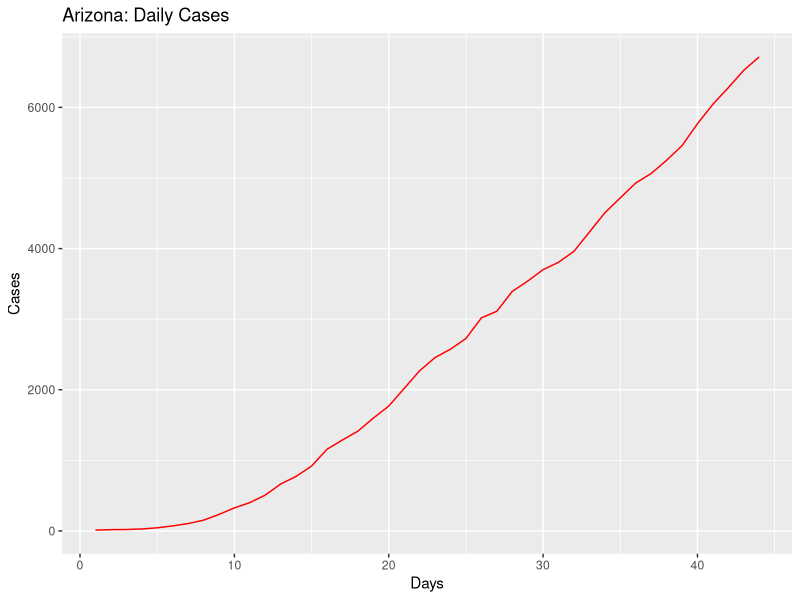
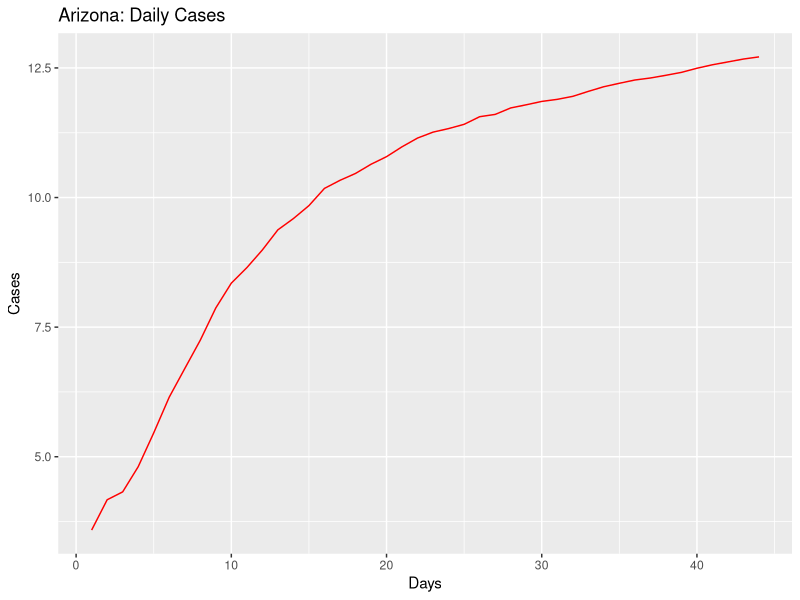
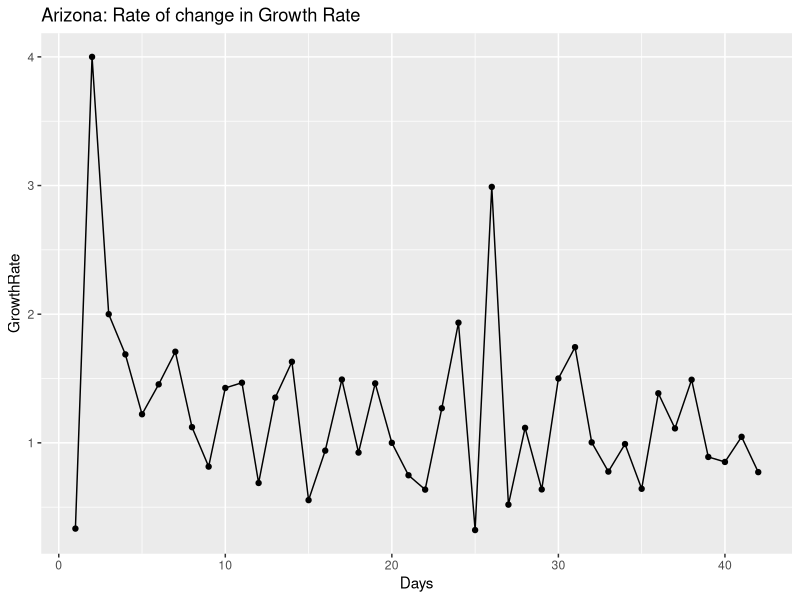
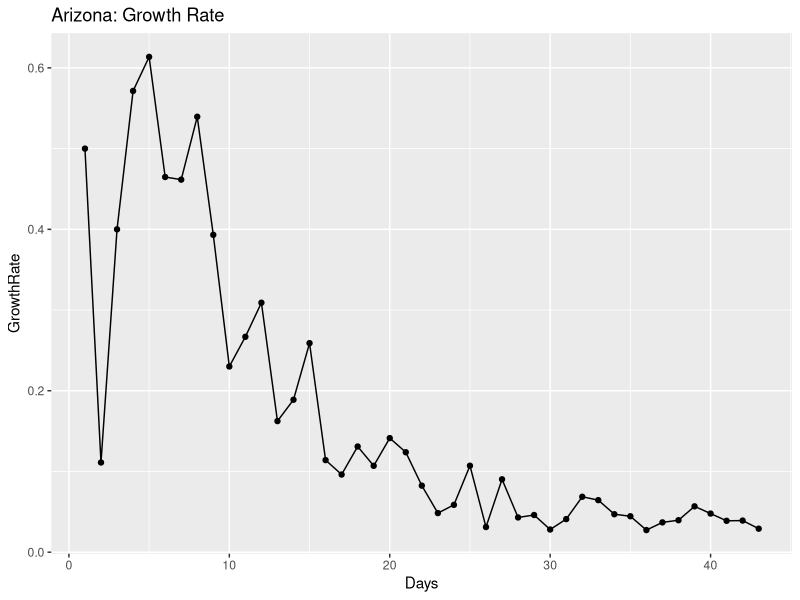
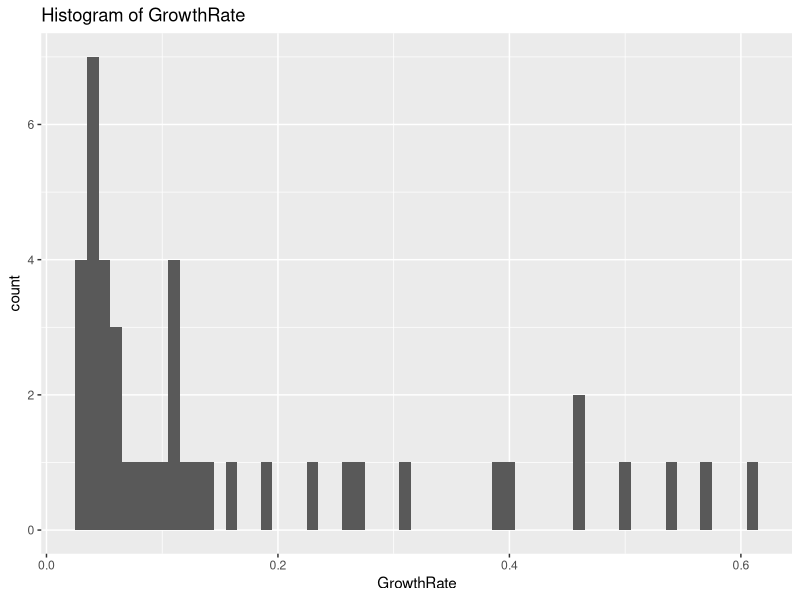
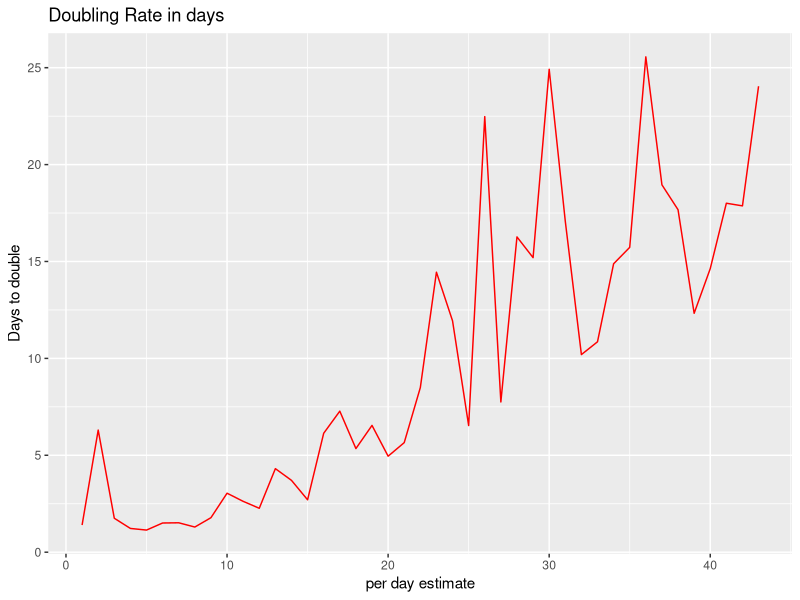
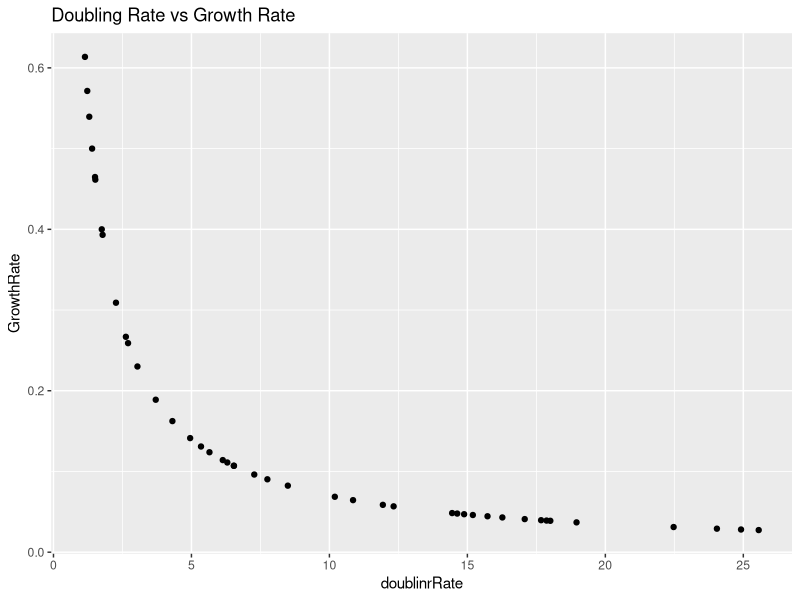
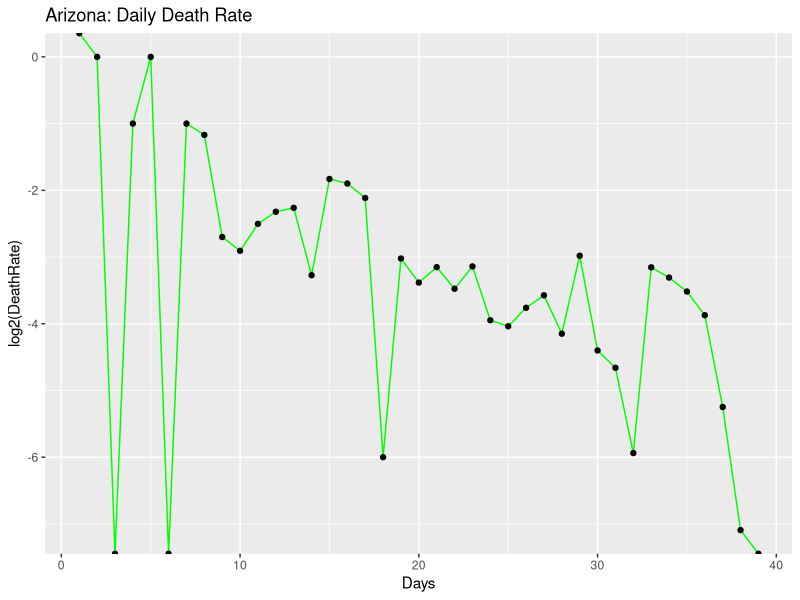

Generate these figures, in order, with R:
## ---- chunk 1
knitr::opts_chunk$set(echo = TRUE)
## ---- chunk 2
library(ggplot2)
library(gridExtra)
library(dplyr)

coronaGrowth <- function(absoluteNumbers){
  growthfactor <- NULL
  absgrowth <- NULL
  for(i in 1:length(absoluteNumbers))
  {
    #print((absoluteNumbers[i]-absoluteNumbers[i+1]/absoluteNumbers[i+1])/absoluteNumbers[i+1])
    growthfactor[i] <- ((absoluteNumbers[i]-absoluteNumbers[i+1]))/(absoluteNumbers[i+1]-absoluteNumbers[i+2])  
    #growthfactor[i] <- ((absoluteNumbers[i]-absoluteNumbers[i+1]))/(absolutenumbers[i])
  }
  
  return (rev(growthfactor))
}

DailyGrowthRate <- function(absoluteNumbers)
{
  growthfactor <- NULL
  absgrowth <- NULL
  for(i in 1:length(absoluteNumbers))
  {
    #print((absoluteNumbers[i]-absoluteNumbers[i+1]/absoluteNumbers[i+1])/absoluteNumbers[i+1])
    growthfactor[i] <- ((absoluteNumbers[i]/absoluteNumbers[i+1]))-1 
    #growthfactor[i] <- ((absoluteNumbers[i]-absoluteNumbers[i+1]))/(absolutenumbers[i])
  }
  
  return (rev(growthfactor))  
}

DoublingRate <- function(absoluteNumbers)
{
  doublingrRate <- NULL
  cumsum <- NULL
  for(i in 1:length(absoluteNumbers))
  {
    
    doublingrRate[i] <- (70/(absoluteNumbers[i]*100))
    
  }
  return ((doublingrRate))  
}

#Calculate the mean and median growth rate:
MeanMediangrowthrate <- function(dataTrend1)
{
  MeanGRTrend <- NULL
  MedianGRTrend <- NULL
  
  for(i in 1:length(dataTrend1$GrowthRate))
  {
    MedianGRTrend[i] <- median(dataTrend1[1:i,"GrowthRate"])
    MeanGRTrend[i] <- mean(dataTrend1[1:i,"GrowthRate"])
  }
  
  dataTrend1$MedianGRT = MedianGRTrend
  dataTrend1$MeanGRT = MeanGRTrend
  
  return(dataTrend1)

}

#Calculate ratio of newdeaths/newcases
newDeathstonewCases <- function(absolutenumbers,totaldeaths)
{
  newCases <- NULL
  newDeaths <- NULL
  for(i in 1:length(absolutenumbers))
  {
    if(i == length(absolutenumbers))
    {
      print("reached the end")
    }else{
     newDeaths[i] = (totaldeaths[i]-totaldeaths[i+1])
     newCases[i] = (absolutenumbers[i]-absolutenumbers[i+1]) 
    }
  }
  

  days <- seq(2:length(absolutenumbers))
 return(data.frame( newDeaths = rev(newDeaths),newCases = rev(newCases),Days = days))
 
}

#Calculate ratio of deaths to totalCases
totalDeathstoCases <- function(absolutenumbers,totaldeaths)
{
  ratio <- NULL
  for(i in 1:length(absolutenumbers))
  {

     ratio[i] = (totaldeaths[i])/(absolutenumbers[i]) 
  }
  
  return(rev(ratio))
}
## ---- chunk 3
#Arizona

absolutenumbers <- c(6716,6526,6280,6045,5769,5459,5251,5064,4929,4719,4507,4234,3962,3806,3702,3539,3393,3112,3018,2726,2575,2456,2269,2019,1769,1598,1413,1289,1157,919,773,665,508,401,326,234,152,104,71,44,28,20,18,12)

totaldeaths <- c(275,275,273,266,249,229,208,187,184,177,169,150,142,131,122,115,108,97,89,80,73,65,64,52,41,32,29,24,20,17,15,13,9,6,6,3,2,2,1,0,0,0,0,0)

#America
#absolutenumbers <- c(101.7*1000,83.8*1000,65.8*1000,53.7*1000,43.8*1000,33.3*1000,25*1000,19*1000,13.7*1000,7.8*1000,6.4*1000,4.6*1000,3.5*1000,2.7*1000)
## ---- chunk 4
growthrate <- na.exclude(coronaGrowth(absolutenumbers))
days <- seq(1:length(growthrate))
dataTrend <- data.frame(GrowthRate = growthrate,Days = days)
print(dataTrend)
p1 <- ggplot(data=dataTrend, aes(x=Days, y=GrowthRate, group=1)) +ggtitle("Arizona: Rate of change in Growth Rate")+
  geom_line()+
  geom_point()

print(dataTrend)
#print(dataTrend1)




growthrate1 <- na.exclude(DailyGrowthRate(absolutenumbers))
doublingrate1 <- na.exclude(DoublingRate(growthrate1))
days1 <- seq(1:length(growthrate1))
dataTrend1 <- data.frame(GrowthRate = growthrate1,Days = days1,doublinrRate = doublingrate1)
print(dataTrend1)
multiplier <- tail(dataTrend1, n = 1)
pred_val <- (head(absolutenumbers, n = 1)*multiplier[,"GrowthRate"])+head(absolutenumbers, n = 1)

p2 <- ggplot(data=dataTrend1, aes(x=Days, y=GrowthRate, group=1)) +ggtitle("Arizona: Growth Rate")+
  geom_line()+
  geom_point()

days <- seq(1:length(absolutenumbers))
growthrate <- append(growthrate, c(1,1),after = 0)
dataOriginal <- data.frame(Cases = rev(absolutenumbers), Days = days)
p3<- ggplot() +geom_line(data=dataOriginal, aes(x=Days, y=Cases,),color = "Red")+labs(title="Arizona: Daily Cases", y="Cases", x="Days")

p3_log<- ggplot() +geom_line(data=dataOriginal, aes(x=Days, y=log2(Cases)),color = "Red")+labs(title="Arizona: Daily Cases", y="Cases", x="Days")+
  #geom_line(data=dataOriginal, aes(x=Days+1, y=Prediction),color = "Blue")
  geom_point()



# Analyze growth rate to get interval of values
summary(dataTrend1$GrowthRate)
dataTrend1%>%select("GrowthRate")%>%summarise(meanGR = mean(GrowthRate), medianGR = median(GrowthRate), sdGR = sd(GrowthRate))
p4 <- ggplot(data = dataTrend1, aes(x = GrowthRate))+ggtitle("Histogram of GrowthRate")+geom_histogram(binwidth = 0.01)


#Analyze the doubling rate
p5<- ggplot() +geom_line(data=dataTrend1, aes(x=Days, y=doublinrRate),color = "Red")+labs(title="Doubling Rate in days", y="Days to double", x ="per day estimate")+
  #geom_line(data=dataOriginal, aes(x=Days+1, y=Prediction),color = "Blue")
  geom_point()

#Scatter plor of Growthrate versus Doubling Rate
p6 <- ggplot()+geom_point(data = dataTrend1, aes(x = doublinrRate, y = GrowthRate))+labs(title = "Doubling Rate vs Growth Rate")

dataTrend1 <- MeanMediangrowthrate(dataTrend1 = dataTrend1)

#Median growth rate trend 
#Median growth rate trend 
p7 <- ggplot()+geom_line(data = dataTrend1, aes(x = Days, y = MedianGRT),color = "Blue")+labs(title = "Arizona Median(BLUE)VsMean(RED) Growth Rate")+geom_line(data=dataTrend1, aes(x=Days , y=MeanGRT),color = "Red")


deathrate1 <- na.exclude(DailyGrowthRate(totaldeaths))
doublingdeathrate1 <- na.exclude(DoublingRate(deathrate1))
days1 <- seq(1:length(deathrate1))
dataDeathTrend1 <- data.frame(DeathRate = deathrate1,Days = days1,doublinrRate = doublingdeathrate1)
#print(dataDeathTrend1)
#multiplier <- tail(totaldeaths, n = 1)
#pred_val <- (head(dataDeathTrend1, n = 1)*multiplier[,"DeathRate"])+head(dataDeathTrend1, n = 1)

p8 <- ggplot(data=dataDeathTrend1, aes(x=Days, y=log2(DeathRate), group=1)) +ggtitle("Arizona: Daily Death Rate")+
  geom_line(color = "Green")+
  geom_point()


rationewdeathtocases <- newDeathstonewCases(absolutenumbers,totaldeaths)

p9 <- ggplot(data=rationewdeathtocases, aes(x=Days, y=log2(newCases), group=1)) +ggtitle("Arizona:newCases(Orange)")+
  geom_line(color = "Orange")+geom_point()

totaldeathstocases <- totalDeathstoCases(absolutenumbers,totaldeaths)
days <- seq(1:length(absolutenumbers))
datatotaldeathstocasesTrend <- data.frame(ratio = totaldeathstocases,Days = days)
#Scatter plot of totalcases to totaldeaths
p10 <- ggplot(data=datatotaldeathstocasesTrend, aes(x=Days, y=ratio, group=1)) +ggtitle("Arizona: TotalDeaths/TotalCases")+
  geom_line(color = "Yellow")+
  geom_point()

#Confidence Interval for mean population GrowthRate:
meanGR = mean(dataTrend1$GrowthRate)
sdGR = sd(dataTrend1$GrowthRate)

uppperlimitGR= meanGR+sdGR
lowerlimitGR = meanGR-sdGR

#Predictions based on: Current Growth Rate, MeanGrowth Rate, Upper GrowthRate, Lower GrowthRate
pred_val_Current <- (head(absolutenumbers, n = 1)*multiplier[,"GrowthRate"])+head(absolutenumbers, n = 1)
pred_val_MeanGR <- (head(absolutenumbers, n = 1)*meanGR)+head(absolutenumbers, n = 1)
pred_val_upperGR <- (head(absolutenumbers, n = 1)*uppperlimitGR)+head(absolutenumbers, n = 1)
pred_val_lowerGR <- (head(absolutenumbers, n = 1)*lowerlimitGR)+head(absolutenumbers, n = 1)

print("Current GR:")
print(multiplier[,"GrowthRate"])
print(pred_val_Current)

print("Mean GR:")
print(meanGR)
print(pred_val_MeanGR)

print("Upperlimit GR:")
print(uppperlimitGR)
print(pred_val_upperGR)

print("Lowerlimit GR:")
print(lowerlimitGR)
print(pred_val_lowerGR)

#Doubling rate:-
DRCurrent <- round(70/(meanGR*100),digits = 0)
DRMedian <- round(70/(median(dataTrend1$GrowthRate)*100),digits = 0)
latestDRCurrent <- round(tail(dataTrend1$doublinrRate,n=1),digits = 0)

## ---- chunk 5
#grid.arrange(p3,p3_log,p1,p2,p4,p5,p6,nrow = 4, ncol = 2)
print(p3)
print(p3_log)
print(p1)
print(p2)
print(p4)
print(p5)
print(p6)
print(p8)
print(p9)
print(p10)
print(p7)
## ---- chunk 6
library(ggplot2)
library(gridExtra)
library(dplyr)

coronaGrowth <- function(absoluteNumbers){
  growthfactor <- NULL
  absgrowth <- NULL
  for(i in 1:length(absoluteNumbers))
  {
    #print((absoluteNumbers[i]-absoluteNumbers[i+1]/absoluteNumbers[i+1])/absoluteNumbers[i+1])
    growthfactor[i] <- ((absoluteNumbers[i]-absoluteNumbers[i+1]))/(absoluteNumbers[i+1]-absoluteNumbers[i+2])  
    #growthfactor[i] <- ((absoluteNumbers[i]-absoluteNumbers[i+1]))/(absolutenumbers[i])
  }
  
  return (rev(growthfactor))
}

DailyGrowthRate <- function(absoluteNumbers)
{
  growthfactor <- NULL
  absgrowth <- NULL
  for(i in 1:length(absoluteNumbers))
  {
    #print((absoluteNumbers[i]-absoluteNumbers[i+1]/absoluteNumbers[i+1])/absoluteNumbers[i+1])
    growthfactor[i] <- ((absoluteNumbers[i]/absoluteNumbers[i+1]))-1 
    #growthfactor[i] <- ((absoluteNumbers[i]-absoluteNumbers[i+1]))/(absolutenumbers[i])
  }
  
  return (rev(growthfactor))  
}

DoublingRate <- function(absoluteNumbers)
{
  doublingrRate <- NULL
  cumsum <- NULL
  for(i in 1:length(absoluteNumbers))
  {
    
    doublingrRate[i] <- (70/(absoluteNumbers[i]*100))
    
  }
  return ((doublingrRate))  
}

#Calculate the mean and median growth rate:
MeanMediangrowthrate <- function(dataTrend1)
{
  MeanGRTrend <- NULL
  MedianGRTrend <- NULL
  
  for(i in 1:length(dataTrend1$GrowthRate))
  {
    MedianGRTrend[i] <- median(dataTrend1[1:i,"GrowthRate"])
    MeanGRTrend[i] <- mean(dataTrend1[1:i,"GrowthRate"])
  }
  
  dataTrend1$MedianGRT = MedianGRTrend
  dataTrend1$MeanGRT = MeanGRTrend
  
  return(dataTrend1)

}

# #Calculate ratio of newdeaths/newcases
# newDeathstonewCases <- function(absolutenumbers,totaldeaths)
# {
#   ratio <- NULL
#   for(i in 1:length(absolutenumbers))
#   {
#     if(i == length(absolutenumbers))
#     {
#       print("reached the end")
#     }else{
#      ratio[i] = (totaldeaths[i]-totaldeaths[i+1])/(absolutenumbers[i]-absolutenumbers[i+1]) 
#     }
#   }
#   
#   return(rev(ratio))
# }

#Calculate ratio of newdeaths/newcases
newDeathstonewCases <- function(absolutenumbers,totaldeaths)
{
  newCases <- NULL
  newDeaths <- NULL
  for(i in 1:length(absolutenumbers))
  {
    if(i == length(absolutenumbers))
    {
      print("reached the end")
    }else{
     newDeaths[i] = (totaldeaths[i]-totaldeaths[i+1])
     newCases[i] = (absolutenumbers[i]-absolutenumbers[i+1]) 
    }
  }
  

  days <- seq(2:length(absolutenumbers))
 return(data.frame( newDeaths = rev(newDeaths),newCases = rev(newCases),Days = days))
 
}

#Calculate ratio of deaths to totalCases
totalDeathstoCases <- function(absolutenumbers,totaldeaths)
{
  ratio <- NULL
  for(i in 1:length(absolutenumbers))
  {

     ratio[i] = (totaldeaths[i])/(absolutenumbers[i]) 
  }
  
  return(rev(ratio))
}

## ---- chunk 7
#Arizona
#absolutenumbers <- c(773,665,508,401,326,234,152,104,71,44,28,20,18,12)

#America

absolutenumbers <- c(1002963,975.798*1000,945.249*1000,903.775*1000,876.156*1000,831.086*1000,804.759*1000,792.913*1000,762.896*1000,726.856*1000,686.431*1000,654.343*1000,622.412*1000,591.285*1000,573.138*1000,545.934*1000,521.623*1000,489.646*1000,454.615*1000,418.451*1000,386.571*1000,355.834*1000,327.871*1000,300.432*1000,265.506*1000,235.281*1000,205.035*1000,176.518*1000,145.369*1000,133.094*1000,123.578*1000,101.7*1000,83.8*1000,65.8*1000,53.7*1000,43.8*1000,33.3*1000,25*1000,19*1000,13.7*1000,7.8*1000,6.4*1000,4.6*1000,3.5*1000,2.7*1000)

totaldeaths <- c(56387,54941,53243,50988,49648,46249,43995,42517,40495,38200,35578,33490,27549,24618,22930,21474,20057,18325,16691,14791,12851,10880,9622,8457,7127,6081,5107,4057,3143,2585,2222,1697,1296,1028,781,556,414,301,255,206,150,110,87,69,57,48,41,38,30,26,22,19,15,12,11,9,6,1,1)




## ---- chunk 8
growthrate <- na.exclude(coronaGrowth(absolutenumbers))
days <- seq(1:length(growthrate))
dataTrend <- data.frame(GrowthRate = growthrate,Days = days)
print(dataTrend)
p1 <- ggplot(data=dataTrend, aes(x=Days, y=GrowthRate, group=1)) +ggtitle("US: Rate of change in Growth Rate")+
  geom_line()+
  geom_point()

print(dataTrend)
#print(dataTrend1)




growthrate1 <- na.exclude(DailyGrowthRate(absolutenumbers))
doublingrate1 <- na.exclude(DoublingRate(growthrate1))
days1 <- seq(1:length(growthrate1))
dataTrend1 <- data.frame(GrowthRate = growthrate1,Days = days1,doublinrRate = doublingrate1)
print(dataTrend1)
multiplier <- tail(dataTrend1, n = 1)
pred_val <- (head(absolutenumbers, n = 1)*multiplier[,"GrowthRate"])+head(absolutenumbers, n = 1)

p2 <- ggplot(data=dataTrend1, aes(x=Days, y=GrowthRate, group=1)) +ggtitle("US: Growth Rate")+
  geom_line()+
  geom_point()

days <- seq(1:length(absolutenumbers))
growthrate <- append(growthrate, c(1,1),after = 0)
dataOriginal <- data.frame(Cases = rev(absolutenumbers), Days = days)
p3<- ggplot() +geom_line(data=dataOriginal, aes(x=Days, y=Cases,),color = "Red")+labs(title="US: Daily Cases", y="Cases", x="Days")

p3_log<- ggplot() +geom_line(data=dataOriginal, aes(x=Days, y=log2(Cases)),color = "Red")+labs(title="US: Daily Cases", y="Cases", x="Days")+
  #geom_line(data=dataOriginal, aes(x=Days+1, y=Prediction),color = "Blue")
  geom_point()



# Analyze growth rate to get interval of values
summary(dataTrend1$GrowthRate)
dataTrend1%>%select("GrowthRate")%>%summarise(meanGR = mean(GrowthRate), medianGR = median(GrowthRate), sdGR = sd(GrowthRate))
p4 <- ggplot(data = dataTrend1, aes(x = GrowthRate))+ggtitle("Histogram of GrowthRate")+geom_histogram(binwidth = 0.01)


#Analyze the doubling rate
p5<- ggplot() +geom_line(data=dataTrend1, aes(x=Days, y=doublinrRate),color = "Red")+labs(title="Doubling Rate in days", y="Days to double", x ="per day estimate")+
  #geom_line(data=dataOriginal, aes(x=Days+1, y=Prediction),color = "Blue")
  geom_point()

#Scatter plor of Growthrate versus Doubling Rate
p6 <- ggplot()+geom_point(data = dataTrend1, aes(x = doublinrRate, y = GrowthRate))+labs(title = "Doubling Rate vs Growth Rate")

dataTrend1 <- MeanMediangrowthrate(dataTrend1 = dataTrend1)


#Median growth rate trend 
#Median growth rate trend 
p7 <- ggplot()+geom_line(data = dataTrend1, aes(x = Days, y = MedianGRT),color = "Blue")+labs(title = "US Median(BLUE)VsMean(RED) Growth Rate")+geom_line(data=dataTrend1, aes(x=Days , y=MeanGRT),color = "Red")

deathrate1 <- na.exclude(DailyGrowthRate(totaldeaths))
doublingdeathrate1 <- na.exclude(DoublingRate(deathrate1))
days1 <- seq(1:length(deathrate1))
dataDeathTrend1 <- data.frame(DeathRate = deathrate1,Days = days1,doublinrRate = doublingdeathrate1)
#print(dataDeathTrend1)
#multiplier <- tail(totaldeaths, n = 1)
#pred_val <- (head(dataDeathTrend1, n = 1)*multiplier[,"DeathRate"])+head(dataDeathTrend1, n = 1)

p8 <- ggplot(data=dataDeathTrend1, aes(x=Days, y=log2(DeathRate), group=1)) +ggtitle("US: Daily Death Rate")+
  geom_line(color = "Green")+
  geom_point()

rationewdeathtocases <- newDeathstonewCases(absolutenumbers,totaldeaths)

p9 <- ggplot(data=rationewdeathtocases, aes(x=Days, y=log2(newCases), group=1)) +ggtitle("US:newCases(Orange)")+
  geom_line(color = "Orange")+geom_point()
totaldeathstocases <- totalDeathstoCases(absolutenumbers,totaldeaths)
days <- seq(1:length(absolutenumbers))
datatotaldeathstocasesTrend <- data.frame(ratio = totaldeathstocases,Days = days)
#Scatter plot of totalcases to totaldeaths
p10 <- ggplot(data=datatotaldeathstocasesTrend, aes(x=Days, y=ratio, group=1)) +ggtitle("US: TotalDeaths/TotalCases")+
  geom_line(color = "Yellow")+
  geom_point()
#Confidence Interval for mean population GrowthRate:
meanGR = mean(dataTrend1$GrowthRate)
sdGR = sd(dataTrend1$GrowthRate)

uppperlimitGR= meanGR+sdGR
lowerlimitGR = meanGR-sdGR

#Predictions based on: Current Growth Rate, MeanGrowth Rate, Upper GrowthRate, Lower GrowthRate
pred_val_Current <- (head(absolutenumbers, n = 1)*multiplier[,"GrowthRate"])+head(absolutenumbers, n = 1)
pred_val_MeanGR <- (head(absolutenumbers, n = 1)*meanGR)+head(absolutenumbers, n = 1)
pred_val_upperGR <- (head(absolutenumbers, n = 1)*uppperlimitGR)+head(absolutenumbers, n = 1)
pred_val_lowerGR <- (head(absolutenumbers, n = 1)*lowerlimitGR)+head(absolutenumbers, n = 1)

print("Current GR:")
print(multiplier[,"GrowthRate"])
print(pred_val_Current)

print("Mean GR:")
print(meanGR)
print(pred_val_MeanGR)

print("Upperlimit GR:")
print(uppperlimitGR)
print(pred_val_upperGR)

print("Lowerlimit GR:")
print(lowerlimitGR)
print(pred_val_lowerGR)

#Doubling rate:-
DRCurrent <- round(70/(meanGR*100),digits = 0)
DRMedian <- round(70/(median(dataTrend1$GrowthRate)*100),digits = 0)
latestDRCurrent <- round(tail(dataTrend1$doublinrRate,n=1),digits = 0)

## ---- chunk 9
#grid.arrange(p3,p3_log,p1,p2,p4,p5,p6,nrow = 4, ncol = 2)
print(p3)
print(p3_log)
print(p1)
print(p2)
print(p4)
print(p5)
print(p6)
print(p8)
print(p9)
print(p10)
print(p7)
## ---- chunk 10
library(ggplot2)
library(gridExtra)
library(dplyr)

coronaGrowth <- function(absoluteNumbers){
  growthfactor <- NULL
  absgrowth <- NULL
  for(i in 1:length(absoluteNumbers))
  {
    #print((absoluteNumbers[i]-absoluteNumbers[i+1]/absoluteNumbers[i+1])/absoluteNumbers[i+1])
    growthfactor[i] <- ((absoluteNumbers[i]-absoluteNumbers[i+1]))/(absoluteNumbers[i+1]-absoluteNumbers[i+2])  
    #growthfactor[i] <- ((absoluteNumbers[i]-absoluteNumbers[i+1]))/(absolutenumbers[i])
  }
  
  return (rev(growthfactor))
}

DailyGrowthRate <- function(absoluteNumbers)
{
  growthfactor <- NULL
  absgrowth <- NULL
  for(i in 1:length(absoluteNumbers))
  {
    #print((absoluteNumbers[i]-absoluteNumbers[i+1]/absoluteNumbers[i+1])/absoluteNumbers[i+1])
    growthfactor[i] <- ((absoluteNumbers[i]/absoluteNumbers[i+1]))-1 
    #growthfactor[i] <- ((absoluteNumbers[i]-absoluteNumbers[i+1]))/(absolutenumbers[i])
  }
  
  return (rev(growthfactor))  
}

DoublingRate <- function(absoluteNumbers)
{
  doublingrRate <- NULL
  cumsum <- NULL
  for(i in 1:length(absoluteNumbers))
  {
    
    doublingrRate[i] <- (70/(absoluteNumbers[i]*100))
    
  }
  return ((doublingrRate))  
}

#Calculate the mean and median growth rate:
MeanMediangrowthrate <- function(dataTrend1)
{
  MeanGRTrend <- NULL
  MedianGRTrend <- NULL
  
  for(i in 1:length(dataTrend1$GrowthRate))
  {
    MedianGRTrend[i] <- median(dataTrend1[1:i,"GrowthRate"])
    MeanGRTrend[i] <- mean(dataTrend1[1:i,"GrowthRate"])
  }
  
  dataTrend1$MedianGRT = MedianGRTrend
  dataTrend1$MeanGRT = MeanGRTrend
  
  return(dataTrend1)

}

#Calculate ratio of newdeaths/newcases
# newDeathstonewCases <- function(absolutenumbers,totaldeaths)
# {
#   ratio <- NULL
#   for(i in 1:length(absolutenumbers))
#   {
#     if(i == length(absolutenumbers))
#     {
#       print("reached the end")
#     }else{
#      ratio[i] = (totaldeaths[i]-totaldeaths[i+1])/(absolutenumbers[i]-absolutenumbers[i+1]) 
#     }
#   }
#   
#   return(rev(ratio))
# }

#Calculate ratio of newdeaths/newcases
newDeathstonewCases <- function(absolutenumbers,totaldeaths)
{
  newCases <- NULL
  newDeaths <- NULL
  for(i in 1:length(absolutenumbers))
  {
    if(i == length(absolutenumbers))
    {
      print("reached the end")
    }else{
     newDeaths[i] = (totaldeaths[i]-totaldeaths[i+1])
     newCases[i] = (absolutenumbers[i]-absolutenumbers[i+1]) 
    }
  }
  

  days <- seq(2:length(absolutenumbers))
 return(data.frame( newDeaths = rev(newDeaths),newCases = rev(newCases),Days = days))
 
}

#Calculate ratio of deaths to totalCases
totalDeathstoCases <- function(absolutenumbers,totaldeaths)
{
  ratio <- NULL
  for(i in 1:length(absolutenumbers))
  {

     ratio[i] = (totaldeaths[i])/(absolutenumbers[i]) 
  }
  
  return(rev(ratio))
}
## ---- chunk 11
#Arizona
#absolutenumbers <- c(773,665,508,401,326,234,152,104,71,44,28,20,18,12)

#America
absolutenumbers <- c(29451,26917,24942,24434,21797,20471,18985,18601,14792,13835,12759,12320,10941,9635,9166,8339,7598,6653,5749,5311,4778,3588,3082,2567,2341,1637,1397,1251,1071,1024,987,887,727,657,536,499,396,332,249,194,169,143,129,114,100,82,74,62,62,47,40,34,31,30,29,7,6,3,3,3,3,3,3,3,3,3,3,3,3,3,3,3)

totaldeaths <- c(939,826,780,780,686,652,603,592,488,452,423,405,368,331,325,288,246,227,178,160,136,118,99,86,72,58,35,27,24,20,20,12,10,10,7,5,5,4,3,3,2,2,2,2,1,0,0,0,0,0,0,0,0,0,0,0,0,0,0,0,0,0,0,0,0,0,0,0,0,0,0,0)
## ---- chunk 12
growthrate <- na.exclude(coronaGrowth(absolutenumbers))
days <- seq(1:length(growthrate))
dataTrend <- data.frame(GrowthRate = growthrate,Days = days)
print(dataTrend)
p1 <- ggplot(data=dataTrend, aes(x=Days, y=GrowthRate, group=1)) +ggtitle("US: Rate of change in Growth Rate")+
  geom_line()+
  geom_point()

print(dataTrend)
#print(dataTrend1)




growthrate1 <- na.exclude(DailyGrowthRate(absolutenumbers))
doublingrate1 <- na.exclude(DoublingRate(growthrate1))
days1 <- seq(1:length(growthrate1))
dataTrend1 <- data.frame(GrowthRate = growthrate1,Days = days1,doublinrRate = doublingrate1)
print(dataTrend1)
multiplier <- tail(dataTrend1, n = 1)
pred_val <- (head(absolutenumbers, n = 1)*multiplier[,"GrowthRate"])+head(absolutenumbers, n = 1)

p2 <- ggplot(data=dataTrend1, aes(x=Days, y=GrowthRate, group=1)) +ggtitle("India: Growth Rate")+
  geom_line()+
  geom_point()

days <- seq(1:length(absolutenumbers))
growthrate <- append(growthrate, c(1,1),after = 0)
dataOriginal <- data.frame(Cases = rev(absolutenumbers), Days = days)
p3<- ggplot() +geom_line(data=dataOriginal, aes(x=Days, y=Cases,),color = "Red")+labs(title="India: Daily Cases", y="Cases", x="Days")

p3_log<- ggplot() +geom_line(data=dataOriginal, aes(x=Days, y=log2(Cases)),color = "Red")+labs(title="India: Daily Cases", y="Cases", x="Days")+
  #geom_line(data=dataOriginal, aes(x=Days+1, y=Prediction),color = "Blue")
  geom_point()



# Analyze growth rate to get interval of values
summary(dataTrend1$GrowthRate)
dataTrend1%>%select("GrowthRate")%>%summarise(meanGR = mean(GrowthRate), medianGR = median(GrowthRate), sdGR = sd(GrowthRate))
p4 <- ggplot(data = dataTrend1, aes(x = GrowthRate))+ggtitle("Histogram of GrowthRate")+geom_histogram(binwidth = 0.01)


#Analyze the doubling rate
p5<- ggplot() +geom_line(data=dataTrend1, aes(x=Days, y=doublinrRate),color = "Red")+labs(title="Doubling Rate in days", y="Days to double", x ="per day estimate")+
  #geom_line(data=dataOriginal, aes(x=Days+1, y=Prediction),color = "Blue")
  geom_point()

#Scatter plor of Growthrate versus Doubling Rate
p6 <- ggplot()+geom_point(data = dataTrend1, aes(x = doublinrRate, y = GrowthRate))+labs(title = "Doubling Rate vs Growth Rate")

dataTrend1 <- MeanMediangrowthrate(dataTrend1 = dataTrend1)


#Median growth rate trend 
p7 <- ggplot()+geom_line(data = dataTrend1, aes(x = Days, y = MedianGRT),color = "Blue")+labs(title = "India Median(BLUE)VsMean(RED) Growth Rate")+geom_line(data=dataTrend1, aes(x=Days , y=MeanGRT),color = "Red")

deathrate1 <- na.exclude(DailyGrowthRate(totaldeaths))
doublingdeathrate1 <- na.exclude(DoublingRate(deathrate1))
days1 <- seq(1:length(deathrate1))
dataDeathTrend1 <- data.frame(DeathRate = deathrate1,Days = days1,doublinrRate = doublingdeathrate1)
#print(dataDeathTrend1)
#multiplier <- tail(totaldeaths, n = 1)
#pred_val <- (head(dataDeathTrend1, n = 1)*multiplier[,"DeathRate"])+head(dataDeathTrend1, n = 1)

p8 <- ggplot(data=dataDeathTrend1, aes(x=Days, y=log2(DeathRate), group=1)) +ggtitle("India: Daily Death Rate")+
  geom_line(color = "Green")+
  geom_point()

rationewdeathtocases <- newDeathstonewCases(absolutenumbers,totaldeaths)

p9 <- ggplot(data=rationewdeathtocases, aes(x=Days, y=log2(newCases), group=1)) +ggtitle("India:newCases(Orange)")+
  geom_line(color = "Orange")+geom_point()

totaldeathstocases <- totalDeathstoCases(absolutenumbers,totaldeaths)
days <- seq(1:length(absolutenumbers))
datatotaldeathstocasesTrend <- data.frame(ratio = totaldeathstocases,Days = days)
#Scatter plot of totalcases to totaldeaths
p10 <- ggplot(data=datatotaldeathstocasesTrend, aes(x=Days, y=ratio, group=1)) +ggtitle("India: TotalDeaths/TotalCases")+
  geom_line(color = "Yellow")+
  geom_point()

#Confidence Interval for mean population GrowthRate:
meanGR = mean(dataTrend1$GrowthRate)
sdGR = sd(dataTrend1$GrowthRate)

uppperlimitGR= meanGR+sdGR
lowerlimitGR = meanGR-sdGR

#Predictions based on: Current Growth Rate, MeanGrowth Rate, Upper GrowthRate, Lower GrowthRate
pred_val_Current <- (head(absolutenumbers, n = 1)*multiplier[,"GrowthRate"])+head(absolutenumbers, n = 1)
pred_val_MeanGR <- (head(absolutenumbers, n = 1)*meanGR)+head(absolutenumbers, n = 1)
pred_val_upperGR <- (head(absolutenumbers, n = 1)*uppperlimitGR)+head(absolutenumbers, n = 1)
pred_val_lowerGR <- (head(absolutenumbers, n = 1)*lowerlimitGR)+head(absolutenumbers, n = 1)

print("Current GR:")
print(multiplier[,"GrowthRate"])
print(pred_val_Current)

print("Mean GR:")
print(meanGR)
print(pred_val_MeanGR)

print("Upperlimit GR:")
print(uppperlimitGR)
print(pred_val_upperGR)

print("Lowerlimit GR:")
print(lowerlimitGR)
print(pred_val_lowerGR)

#Doubling rate:-
DRCurrent <- round(70/(meanGR*100),digits = 0)
DRMedian <- round(70/(median(dataTrend1$GrowthRate)*100),digits = 0)
latestDRCurrent <- round(tail(dataTrend1$doublinrRate,n=1),digits = 0)

## ---- chunk 13
#grid.arrange(p3,p3_log,p1,p2,p4,p5,p6,nrow = 4, ncol = 2)
print(p3)
print(p3_log)
print(p1)
print(p2)
print(p4)
print(p5)
print(p6)
print(p8)
print(p9)
print(p10)
print(p7)
